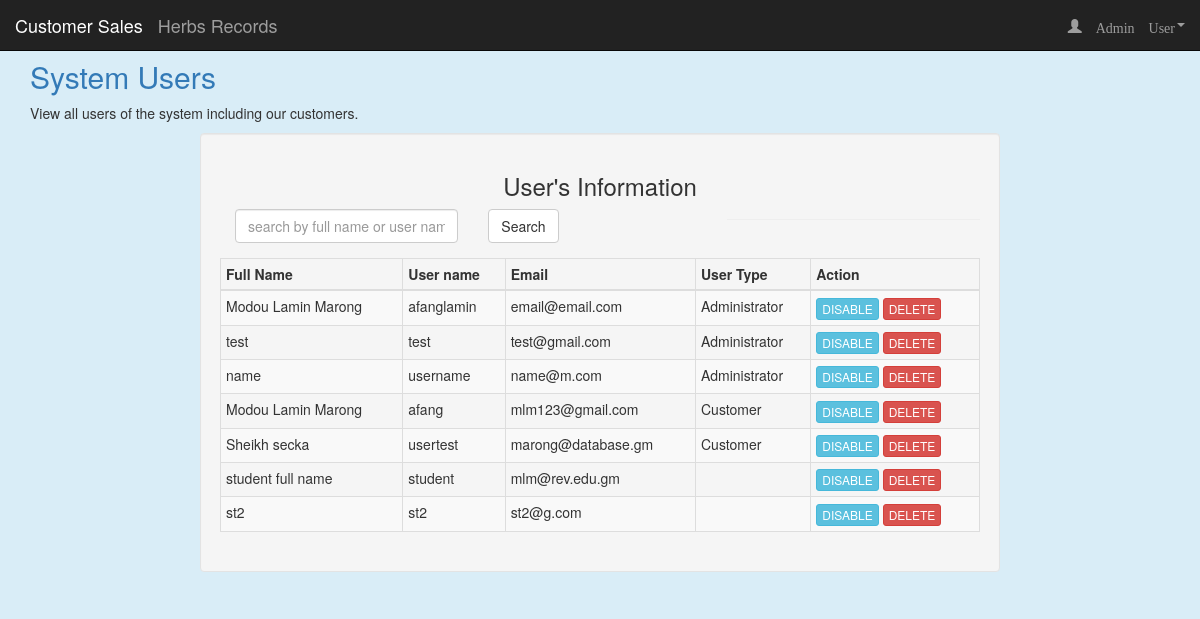
The app's page /app/users/admin/users.php (signed in) with its own data.
### tables this page shows
CREATE TABLE `users` (
  `user_id` int(11) NOT NULL,
  `full_name` varchar(100) NOT NULL,
  `email` varchar(100) NOT NULL,
  `user_name` varchar(150) NOT NULL,
  `password` varchar(200) NOT NULL,
  `user_role` varchar(75) DEFAULT NULL,
  `gender` varchar(10) DEFAULT NULL,
  `tele` varchar(50) DEFAULT NULL,
  `mobile` varchar(50) DEFAULT NULL,
  `stud_parent_name` varchar(50) DEFAULT NULL,
  `address` varchar(15) DEFAULT NULL,
  `pschool` varchar(50) DEFAULT NULL,
  `eth` varchar(15) DEFAULT NULL,
  `date_of_birth` varchar(50) DEFAULT NULL,
  `stud_place_birth` varchar(100) DEFAULT NULL,
  `file_one` text DEFAULT NULL,
  `file_2` text DEFAULT NULL,
  `join_date` timestamp NULL DEFAULT current_timestamp(),
  `last_login` timestamp NULL DEFAULT NULL,
  `change_password` tinyint(4) NOT NULL DEFAULT 0,
  `status` tinyint(4) NOT NULL DEFAULT 0,
  `permission` tinyint(4) NOT NULL DEFAULT 1,
  `deleted` tinyint(4) NOT NULL DEFAULT 0
);

### core/connection/init.php (called while the page is built, shortened)
<?php
$db = mysqli_connect(DB_HOST, DB_USER, DB_PASSWORD, DB);
include(ROOT . DS . "core" . DS . "resource" . DS . "head.php");
if (isset($_SESSION['ADMIN_USER_SESSIONS'])) {
    $admin_id = $_SESSION['ADMIN_USER_SESSIONS'];
    $query = $db->query("SELECT * FROM `users` WHERE `user_id` = '{$admin_id}'");
    $user_data = mysqli_fetch_assoc($query);
    $fn = explode(' ', $user_data['full_name']);
    $user_data['first'] = $fn[0];
} elseif (isset($_SESSION['CLIENT_USER_SESSIONS'])) {
    $user_id = $_SESSION['CLIENT_USER_SESSIONS'];
    $query = $db->query("SELECT * FROM `users` WHERE `user_id` = '{$user_id}'");
    $user_data = mysqli_fetch_assoc($query);
    $fn = explode(' ', $user_data['full_name']);
    $user_data['fname'] = $fn[0];
}

### app/users/admin/users.php (the view, shortened to what this page needs)
<?php
require_once $_SERVER['DOCUMENT_ROOT'] . './harbStore/core/connection/init.php';
include(ROOT . DS . "app" . DS . "components" . DS . "admin_nav.php");
$current_user = $user_data['user_id'];
$user_sql = $db->query("SELECT * FROM `users` WHERE `user_id` != '{$current_user}' ORDER BY `user_role`");
?>
<br><br>
<div class="container-fluid">
    <div class="row">
        <div class="container">
            <div class="col">
                <h2 class="text-primary">System Users</h2>
                <p>View all users of the system including our customers.</p>
            </div>
        </div>
    </div>
    <div class="row">
        <div class="col-xs-12 col-sm-6 col-md-8 col-md-offset-2 well">
            <h3 class="text-center">User's Information</h3>
            <div class="col-md-4 col-xs-10 form-group">
                <input type="text" name="search" id="search" placeholder="search by full name or user name" class="form-control">
            </div>
            <div class="col-md-4 col-xs-2 form-group">
                <a href="#" class="btn btn-default">Search</a>
            </div>
            <hr>
            <table class="table table-striped table-hover table-condensed table-bordered">
                <thead>
                    <th>Full Name</th>
                    <th>User name</th>
                    <th>Email</th>
                    <th>User Type</th>
                    <th>Action</th>
                </thead>
                <tbody>
                    <?php while ($users = mysqli_fetch_assoc($user_sql)) : ?>
                        <tr>
                            <td><?= $users['full_name'] ?></td>
                            <td><?= $users['user_name'] ?></td>
                            <td><?= $users['email'] ?></td>
                            <td>
                                <?php if ($users['user_role'] == ADMIN_USER) {
                                    echo "Administrator";
                                } elseif ($users['user_role'] == CLIENT_USER) {
                                    echo "Customer";
                                } ?>
                            </td>
                            <td>
                                <?php if ($users['permission'] == '1') : ?>
                                    <a href="users.php?dis=<?= $users['user_id'] ?>" class="btn btn-xs btn-info">DISABLE</a>
                                <?php else : ?>
                                    <a href="users.php?enb=<?= $users['user_id'] ?>" class="btn btn-xs btn-info">Enable</a>
                                <?php endif; ?>
                                <?php if ($users['deleted'] == '1') : ?>
                                    <a href="users.php?act=<?= $users['user_id'] ?>" class="btn btn-xs btn-warning">activate</a>
                                <?php else : ?>
                                    <a href="users.php?del=<?= $users['user_id'] ?>" class="btn btn-xs btn-danger">DELETE</a>
                                <?php endif; ?>
                            </td>
                        </tr>
                    <?php endwhile; ?>
                </tbody>
            </table>
        </div>
    </div>
</div>
<?php require_once(ROOT . DS . "core" . DS . "resource" . DS . "script.php");

### core/resource/head.php (shortened to what this page needs)
<!DOCTYPE html>
<html lang="en">
<head>
    <link href="<?= PROOT ?>css/bootstrap.css" rel="stylesheet">
    <link href="<?= PROOT ?>css/main.css" rel="stylesheet">
</head>
<body class="bg-info">

### app/components/admin_nav.php (shortened to what this page needs)
<nav class="navbar navbar-fixed-top navbar-inverse">
    <div class="container-fluid">
        <div class="navbar-header">
            <a class="navbar-brand" href="<?= PROOT ?>app/users/admin/dashboard.php">Customer Sales</a>
        </div>
        <div class="collapse navbar-collapse" id="bs-example-navbar-collapse-1">
            <a class="navbar-brand" href="<?= PROOT ?>app/users/admin/herbs.php">Herbs Records</a>
            <ul class="nav navbar-nav navbar-right">
                <li class="dropdown">
                    <a href="#" class="dropdown-toggle glyphicon glyphicon-user" data-toggle="dropdown" role="button" aria-haspopup="true" aria-expanded="false"> Admin User<span class="caret"></span></a>
                </li>
            </ul>
        </div>
    </div>
</nav>

### core/resource/script.php (shortened to what this page needs)
</body>
</html>

### records on screen
users: full_name "Modou Lamin Marong", user_name "afanglamin", email "email@email.com", user_role "Administrator"
users: full_name "test", user_name "test", email "test@gmail.com", user_role "Administrator"
users: full_name "name", user_name "username", email "name@m.com", user_role "Administrator"
users: full_name "Modou Lamin Marong", user_name "afang", email "mlm123@gmail.com", user_role "Customer"
users: full_name "Sheikh secka", user_name "usertest", email "marong@database.gm", user_role "Customer"
users: full_name "student full name", user_name "student", email "mlm@rev.edu.gm"
users: full_name "st2", user_name "st2", email "st2@g.com"
